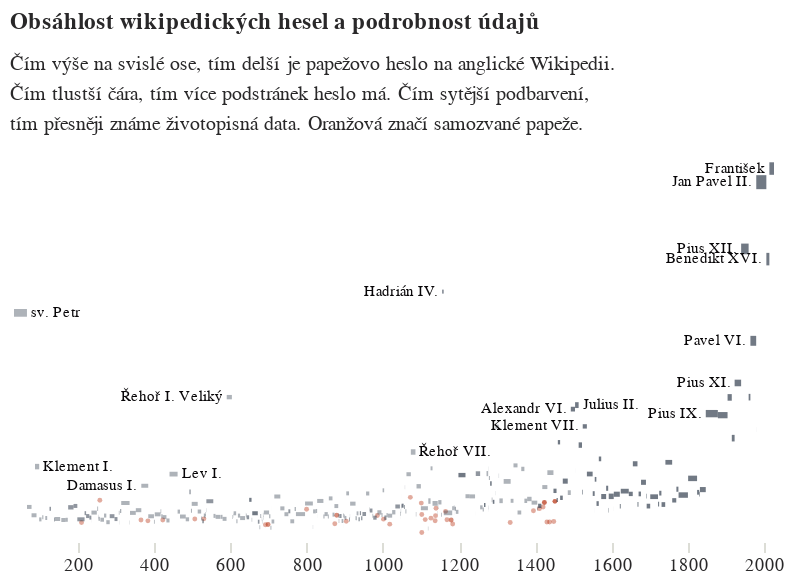

Notebook cell for this chart:
### Code cell
sirka=360
vyska=200
barva='#354150'

barva_pisma='#080608'
velikost_pisma=7.5

rozsah_antipapezove_podklad = alt.Chart(
    do_grafu.filter(pl.col("legitimita") == "antipapez").to_pandas(),
    title=alt.Title(
        ["Obsáhlost wikipedických hesel a podrobnost údajů"],
        lineHeight=14,
        dy=0,
        subtitle=[
            "Čím výše na svislé ose, tím delší je papežovo heslo na anglické Wikipedii.",
            "Čím tlustší čára, tím více podstránek heslo má. Čím sytější podbarvení,",
            "tím přesněji známe životopisná data. Oranžová značí samozvané papeže."
        ]),
    width=sirka, height=vyska
).mark_point(color="#B72D0D", opacity=1, filled=True, size=6
).encode(
    alt.X("umrti_datum:T", title=None, axis=alt.Axis(labelExpr='datum.value && parseInt(datum.label) + ""')),
    alt.Y("delka_stranky:Q", title=None, axis=None),
    alt.Opacity('spolehlivost:N', scale=alt.Scale(range=[0.4,0.7,1]), legend=None)
)

rozsah_podklad = alt.Chart(
    do_grafu.filter(pl.col("legitimita") == "papez").to_pandas()).mark_line(color=barva, opacity=1
).encode(
    alt.X("pontifikat_zacatek:T", title=None, axis=alt.Axis(labelExpr='datum.value && parseInt(datum.label) + ""')),
    alt.X2("pontifikat_konec:T", title=None),
    alt.Y("delka_stranky:Q", title=None, axis=None),
    alt.Size("podhesla:Q", scale=alt.Scale(range=[2,7]), legend=None),
    alt.Opacity('spolehlivost:N', scale=alt.Scale(range=[0.4,0.7,1]), legend=None)
)

rozsah_anotace = alt.Chart(
    do_grafu.filter(~pl.col("popisek_vlevo").is_null()).to_pandas()
).mark_rect(color='white', opacity=0.5).encode(
    alt.X('pontifikat_zacatek:T',title=None),
    alt.X2("pontifikat_konec:T", title=None),
    alt.Color("")
    # alt.Y('delka_stranky',title=None),
)

rozsah_text_vlevo = alt.Chart(
    do_grafu.filter(~pl.col("popisek_vlevo").is_null()).unique(subset=["popisek_vlevo"]).to_pandas()
).mark_text(color=barva_pisma, size=velikost_pisma, align="right", dx=-2, font='Asap').encode(
    alt.X('pontifikat_zacatek:T',title=None),
    alt.Y("delka_stranky:Q"),
    alt.Text("popisek_vlevo:N", title=None),
    # alt.Y('delka_stranky',title=None),
)

rozsah_text_vpravo = alt.Chart(
    do_grafu.filter(~pl.col("popisek_vpravo").is_null()).to_pandas()
).mark_text(color=barva_pisma, size=velikost_pisma, align="left", dx=2, font='Asap').encode(
    alt.X('pontifikat_konec:T',title=None),
    alt.Y("delka_stranky:Q"),
    alt.Text("popisek_vpravo:N", title=None),
    # alt.Y('delka_stranky',title=None),
)

graf_pocty = alt.Chart(
    pocet_papezu.to_pandas()
).mark_area(
).encode(
    alt.X("narozeni:T"),
    alt.Y("papezu_do_40:Q"),
    alt.Y2("papezu_do_80:Q"),
)

graf_udalosti = alt.Chart(
    udalosti.to_pandas()
).mark_rect(
    color='#E99A2B', opacity=0.5
).encode(
    alt.X("zacatek:T"),
    alt.X2("konec:T")
)

text_udalosti = alt.Chart(
    udalosti.to_pandas()
).mark_text(
    color='#354150',
    font='Asap',
    size=7.5,
    align='right',
    dx=3
).encode(
    alt.X("zacatek:T"),
    alt.Y("kam:Q"),
    alt.Text("udalost:N")
)

rozsah = rozsah_antipapezove_podklad + rozsah_podklad + rozsah_text_vlevo + rozsah_text_vpravo

rozsah_samostatne = rozsah.configure_axis(grid=False).configure_view(stroke='transparent').properties(
    width=380,
    height=200
)

rozsah_samostatne
